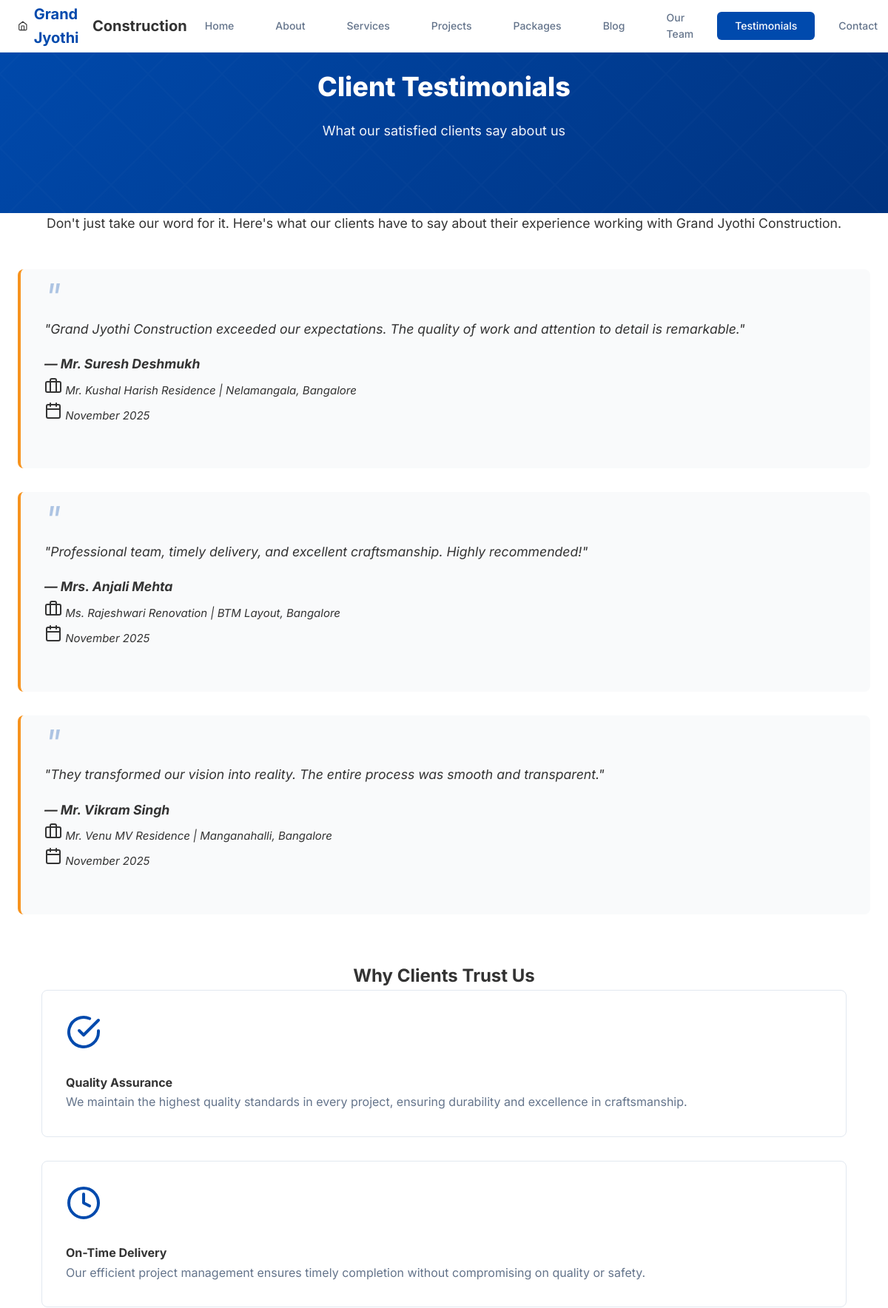
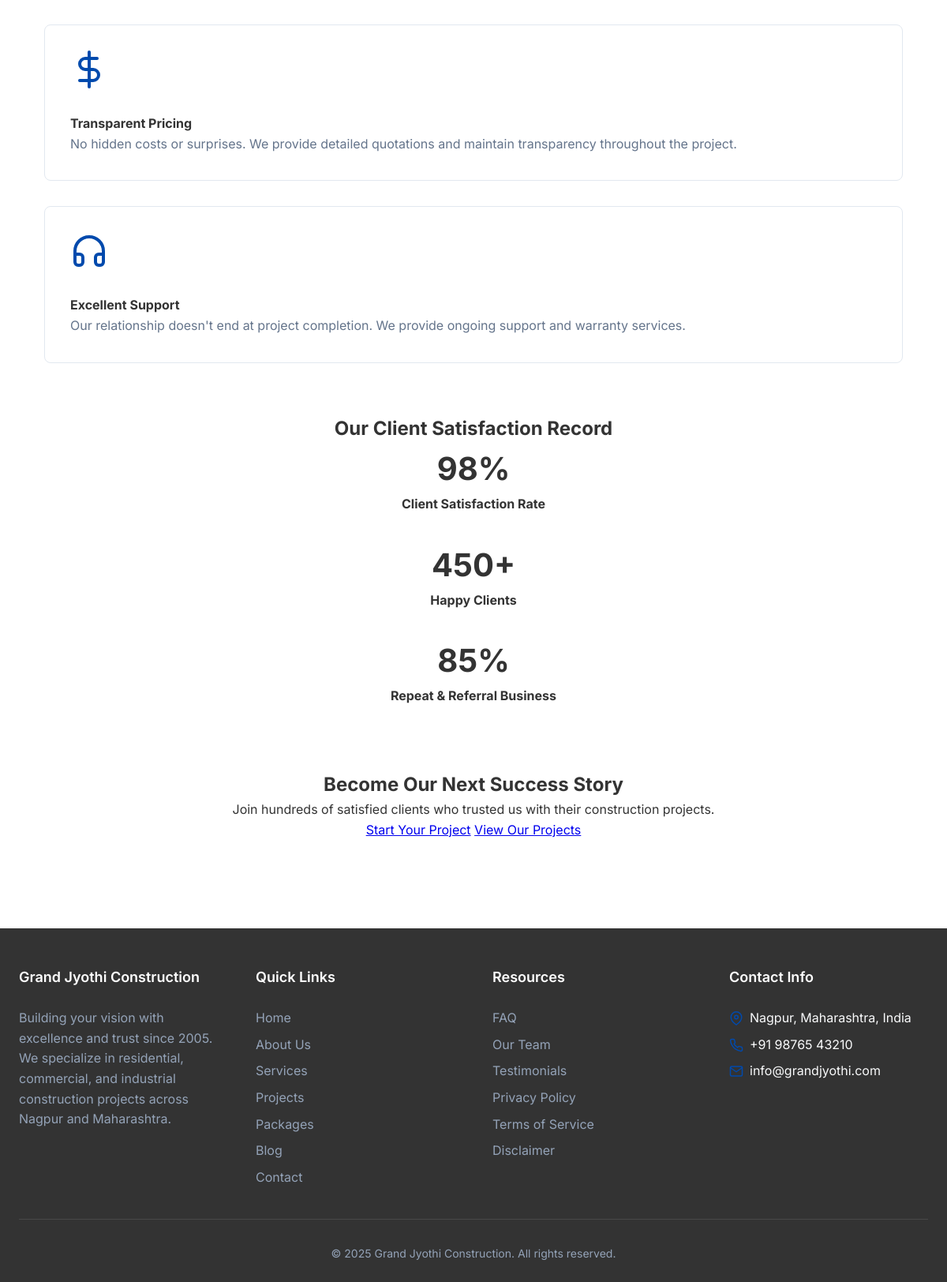
Screenshot of /testimonials.php with the database file from the repository (2 pictures, top to bottom).
### tables this page shows
CREATE TABLE IF NOT EXISTS testimonials (
    id INT AUTO_INCREMENT PRIMARY KEY,
    client_name VARCHAR(255) NOT NULL,
    text TEXT NOT NULL,
    project_id INT NULL,
    created_at TIMESTAMP DEFAULT CURRENT_TIMESTAMP,
    FOREIGN KEY (project_id) REFERENCES projects(id) ON DELETE SET NULL,
    INDEX idx_created (created_at)
);

CREATE TABLE IF NOT EXISTS projects (
    id INT AUTO_INCREMENT PRIMARY KEY,
    title VARCHAR(255) NOT NULL,
    location VARCHAR(255) NOT NULL,
    description TEXT NOT NULL,
    image VARCHAR(255) DEFAULT 'placeholder.jpg',
    completed_on DATE NULL,
    created_at TIMESTAMP DEFAULT CURRENT_TIMESTAMP,
    INDEX idx_created (created_at),
    INDEX idx_completed (completed_on)
);

CREATE TABLE IF NOT EXISTS site_settings (
    id INT AUTO_INCREMENT PRIMARY KEY,
    setting_key VARCHAR(100) NOT NULL UNIQUE,
    setting_value TEXT,
    setting_type VARCHAR(50) DEFAULT 'text',
    updated_at TIMESTAMP DEFAULT CURRENT_TIMESTAMP ON UPDATE CURRENT_TIMESTAMP,
    INDEX idx_key (setting_key)
);

### includes/db.php (called while the page is built, shortened)
<?php
function getDbConnection(): PDO
{
    static $pdo = null;
    if ($pdo === null) {
        $dsn = sprintf(
            'mysql:host=%s;dbname=%s;charset=%s',
            DB_HOST,
            DB_NAME,
            DB_CHARSET
        );
        $options = [
            PDO::ATTR_ERRMODE            => PDO::ERRMODE_EXCEPTION,
            PDO::ATTR_DEFAULT_FETCH_MODE => PDO::FETCH_ASSOC,
            PDO::ATTR_EMULATE_PREPARES   => false,
            PDO::ATTR_PERSISTENT         => false,
        ];
        try {
            $pdo = new PDO($dsn, DB_USER, DB_PASS, $options);
        } catch (PDOException $e) {
            error_log('Database Connection Error: ' . $e->getMessage());
            die('Database connection failed. Please try again later.');
        }
    }
    return $pdo;
}
function executeQuery(string $sql, array $params = []): PDOStatement
{
    $pdo = getDbConnection();
    $stmt = $pdo->prepare($sql);
    $stmt->execute($params);
    return $stmt;
}
function sanitizeOutput($data): string
{
    return htmlspecialchars((string)$data, ENT_QUOTES, 'UTF-8');
}

### includes/settings.php (called while the page is built, shortened)
<?php
function getSetting(string $key, $default = '') {
    try {
        $stmt = executeQuery("SELECT setting_value FROM site_settings WHERE setting_key = ?", [$key]);
        $result = $stmt->fetch(PDO::FETCH_ASSOC);
        return $result ? $result['setting_value'] : $default;
    } catch (PDOException $e) {
        error_log('Get Setting Error: ' . $e->getMessage());
        return $default;
    } catch (Exception $e) {
        error_log('Get Setting Error: ' . $e->getMessage());
        return $default;
    }
}
function getContactInfo(): array {
    return [
        'email' => getSetting('contact_email', 'info@grandjyothi.com'),
        'phone' => getSetting('contact_phone', '+91 98765 43210'),
        'address' => getSetting('contact_address', 'Nagpur, Maharashtra, India'),
    ];
}

### testimonials.php (the view, shortened to what this page needs)
<?php
require_once __DIR__ . '/includes/db.php';
$sql = "SELECT t.*, p.title as project_title, p.location as project_location
        FROM testimonials t
        LEFT JOIN projects p ON t.project_id = p.id
        ORDER BY t.created_at DESC";
$stmt = executeQuery($sql);
$testimonials = $stmt->fetchAll();
require_once __DIR__ . '/includes/header.php';
?>
<header class="hero">
    <div class="container">
        <h1>Client Testimonials</h1>
        <p>What our satisfied clients say about us</p>
    </div>
</header>
<main class="container">
    <section>
        <p style="text-align: center; font-size: 1.1rem; margin-bottom: 3rem;">
            Don't just take our word for it. Here's what our clients have to say about their
            experience working with Grand Jyothi Construction.
        </p>
        <?php if (empty($testimonials)): ?>
            <article>
                <p>Testimonials will be available soon.</p>
            </article>
        <?php else: ?>
            <?php foreach ($testimonials as $testimonial): ?>
                <div class="testimonial">
                    <blockquote>
                        <p style="font-size: 1.1rem; font-style: italic; margin-bottom: 1rem;">
                            "<?= sanitizeOutput($testimonial['text']) ?>"
                        </p>
                        <footer>
                            <strong style="font-size: 1.1rem;">
                                — <?= sanitizeOutput($testimonial['client_name']) ?>
                            </strong>
                            <?php if ($testimonial['project_title']): ?>
                                <br>
                                <small>
                                    <i data-feather="briefcase"></i>
                                    <?= sanitizeOutput($testimonial['project_title']) ?>
                                    <?php if ($testimonial['project_location']): ?>
                                        | <?= sanitizeOutput($testimonial['project_location']) ?>
                                    <?php endif; ?>
                                </small>
                            <?php endif; ?>
                            <br>
                            <small>
                                <i data-feather="calendar"></i>
                                <?= date('F Y', strtotime($testimonial['created_at'])) ?>
                            </small>
                        </footer>
                    </blockquote>
                </div>
            <?php endforeach; ?>
        <?php endif; ?>
    </section>
    <section style="background-color: var(--card-background-color); padding: 2rem; border-radius: 8px;">
        <h2 style="text-align: center;">Why Clients Trust Us</h2>
        <div class="grid">
            <article class="card">
                <i data-feather="check-circle" class="card-icon"></i>
                <h4>Quality Assurance</h4>
                <p>
                    We maintain the highest quality standards in every project, ensuring durability
                    and excellence in craftsmanship.
                </p>
            </article>
            <article class="card">
                <i data-feather="clock" class="card-icon"></i>
                <h4>On-Time Delivery</h4>
                <p>
                    Our efficient project management ensures timely completion without compromising
                    on quality or safety.
                </p>
            </article>
            <article class="card">
                <i data-feather="dollar-sign" class="card-icon"></i>
                <h4>Transparent Pricing</h4>
                <p>
                    No hidden costs or surprises. We provide detailed quotations and maintain
                    transparency throughout the project.
                </p>
            </article>
            <article class="card">
                <i data-feather="headphones" class="card-icon"></i>
                <h4>Excellent Support</h4>
                <p>
                    Our relationship doesn't end at project completion. We provide ongoing support
                    and warranty services.
                </p>
            </article>
        </div>
    </section>
    <section style="text-align: center; padding: 2rem 0;">
        <h2>Our Client Satisfaction Record</h2>
        <div class="grid">
            <div>
                <h3 style="color: var(--primary); font-size: 2.5rem; margin-bottom: 0;">98%</h3>
                <p><strong>Client Satisfaction Rate</strong></p>
            </div>
            <div>
                <h3 style="color: var(--primary); font-size: 2.5rem; margin-bottom: 0;">450+</h3>
                <p><strong>Happy Clients</strong></p>
            </div>
            <div>
                <h3 style="color: var(--primary); font-size: 2.5rem; margin-bottom: 0;">85%</h3>
                <p><strong>Repeat & Referral Business</strong></p>
            </div>
        </div>
    </section>
    <section style="text-align: center; padding: 3rem 0;">
        <h2>Become Our Next Success Story</h2>
        <p>Join hundreds of satisfied clients who trusted us with their construction projects.</p>
        <a href="/constructioninnagpur/contact.php" role="button">Start Your Project</a>
        <a href="/constructioninnagpur/projects.php" role="button" class="secondary">View Our Projects</a>
    </section>
</main>
<?php require_once __DIR__ . '/includes/footer.php'; ?>

### includes/footer.php (shortened to what this page needs)
    <?php
    require_once __DIR__ . '/settings.php';
    $site_name = getSetting('site_name', 'Grand Jyothi Construction');
    $company_desc = getSetting('company_description', 'Building your vision with excellence and trust since 2005.');
    $contact_info = getContactInfo();
    ?>
    <footer class="footer">
        <div class="container">
            <div class="footer-content">
                <div class="footer-section">
                    <h4><?= sanitizeOutput($site_name) ?></h4>
                    <p><?= sanitizeOutput($company_desc) ?></p>
                </div>
                <div class="footer-section">
                    <h4>Quick Links</h4>
                    <ul class="footer-links">
                        <li><a href="/constructioninnagpur/index.php">Home</a></li>
                        <li><a href="/constructioninnagpur/about.php">About Us</a></li>
                        <li><a href="/constructioninnagpur/services.php">Services</a></li>
                        <li><a href="/constructioninnagpur/projects.php">Projects</a></li>
                        <li><a href="/constructioninnagpur/packages.php">Packages</a></li>
                        <li><a href="/constructioninnagpur/blog.php">Blog</a></li>
                        <li><a href="/constructioninnagpur/contact.php">Contact</a></li>
                    </ul>
                </div>
                <div class="footer-section">
                    <h4>Resources</h4>
                    <ul class="footer-links">
                        <li><a href="/constructioninnagpur/faq.php">FAQ</a></li>
                        <li><a href="/constructioninnagpur/team.php">Our Team</a></li>
                        <li><a href="/constructioninnagpur/testimonials.php">Testimonials</a></li>
                        <li><a href="/constructioninnagpur/privacy-policy.php">Privacy Policy</a></li>
                        <li><a href="/constructioninnagpur/terms-of-service.php">Terms of Service</a></li>
                        <li><a href="/constructioninnagpur/disclaimer.php">Disclaimer</a></li>
                    </ul>
                </div>
                <div class="footer-section">
                    <h4>Contact Info</h4>
                    <div class="footer-contact">
                        <i data-feather="map-pin"></i>
                        <span><?= sanitizeOutput($contact_info['address']) ?></span>
                    </div>
                    <div class="footer-contact">
                        <i data-feather="phone"></i>
                        <span><?= sanitizeOutput($contact_info['phone']) ?></span>
                    </div>
                    <div class="footer-contact">
                        <i data-feather="mail"></i>
                        <span><?= sanitizeOutput($contact_info['email']) ?></span>
                    </div>
                </div>
            </div>
            <div class="footer-bottom">
                <p>&copy; <?= date('Y') ?> <?= sanitizeOutput($site_name) ?>. All rights reserved.</p>
            </div>
        </div>
    </footer>
</body>
</html>

### assets/css/style.css (style rules this page uses)
:root { --primary-blue: #004AAD; --primary-blue-hover: #003a8c; --primary-orange: #F7931E; --primary-orange-hover: #e07d0a; --text-dark: #333333; --text-gray: #64748b; --text-light: #94a3b8; --bg-white: #ffffff; --bg-light: #F9FAFB; --bg-gray: #f1f5f9; --border-color: #e2e8f0; --shadow-sm: 0 1px 2px 0 rgba(0, 0, 0, 0.05); --shadow-md: 0 4px 6px -1px rgba(0, 0, 0, 0.1); --shadow-lg: 0 10px 15px -3px rgba(0, 0, 0, 0.1); --shadow-xl: 0 20px 25px -5px rgba(0, 0, 0, 0.1); --spacing-xs: 0.5rem; --spacing-sm: 1rem; --spacing-md: 1.5rem; --spacing-lg: 2rem; --spacing-xl: 3rem; --spacing-2xl: 4rem; --radius-sm: 4px; --radius-md: 6px; --radius-lg: 8px; --radius-xl: 12px; --radius-full: 9999px; --font-base: 'Inter', -apple-system, BlinkMacSystemFont, 'Segoe UI', sans-serif; --font-size-sm: 0.875rem; --font-size-base: 1rem; --font-size-lg: 1.125rem; --font-size-xl: 1.25rem; --font-size-2xl: 1.5rem; --font-size-3xl: 1.875rem; --font-size-4xl: 2.25rem; }
* { margin: 0; padding: 0; box-sizing: border-box; }
body { font-family: var(--font-base); font-size: var(--font-size-base); line-height: 1.6; color: var(--text-dark); background-color: var(--bg-white); -webkit-font-smoothing: antialiased; -moz-osx-font-smoothing: grayscale; }
.hero { background: linear-gradient(135deg, var(--primary-blue) 0%, #003380 100%); color: white; padding: 6rem 0 4rem; text-align: center; position: relative; overflow: hidden; }
.hero::before { content: ''; position: absolute; top: 0; left: 0; right: 0; bottom: 0; opacity: 0.3; }
.hero h1 { font-size: var(--font-size-4xl); font-weight: 800; margin-bottom: var(--spacing-md); line-height: 1.2; }
.hero p { font-size: var(--font-size-lg); margin-bottom: var(--spacing-lg); opacity: 0.95; }
.container { max-width: 1200px; margin: 0 auto; padding: 0 var(--spacing-md); }
.grid { display: grid; gap: var(--spacing-lg); }
.card { background-color: var(--bg-white); border: 1px solid var(--border-color); border-radius: var(--radius-lg); padding: var(--spacing-lg); transition: all 0.3s ease; }
.card-icon { width: 48px; height: 48px; color: var(--primary-blue); margin-bottom: var(--spacing-md); }
.card p { color: var(--text-gray); line-height: 1.7; }
.testimonial { background-color: var(--bg-light); padding: var(--spacing-lg); border-radius: var(--radius-lg); border-left: 4px solid var(--primary-orange); margin-bottom: var(--spacing-lg); }
.testimonial blockquote { font-size: var(--font-size-lg); font-style: italic; color: var(--text-dark); margin-bottom: var(--spacing-md); line-height: 1.8; }
.testimonial blockquote::before { content: '"'; font-size: 3rem; color: var(--primary-blue); opacity: 0.3; line-height: 0; }
.footer { background-color: var(--text-dark); color: var(--bg-light); padding: var(--spacing-xl) 0 var(--spacing-md); margin-top: var(--spacing-2xl); }
.footer-content { display: grid; grid-template-columns: repeat(auto-fit, minmax(250px, 1fr)); gap: var(--spacing-xl); margin-bottom: var(--spacing-lg); }
.footer-section h4 { color: var(--bg-white); font-size: var(--font-size-lg); font-weight: 600; margin-bottom: var(--spacing-md); }
.footer-section p, .footer-bottom p { margin: 0; color: var(--text-light); }
.footer-links { list-style: none; }
.footer-links li { margin-bottom: var(--spacing-xs); }
.footer-links a { color: var(--text-light); text-decoration: none; transition: color 0.2s ease; }
.footer-contact { display: flex; align-items: center; gap: var(--spacing-xs); margin-bottom: var(--spacing-xs); }
.footer-contact svg { width: 18px; height: 18px; color: var(--primary-blue); }
.footer-bottom { text-align: center; padding-top: var(--spacing-lg); border-top: 1px solid rgba(255, 255, 255, 0.1); color: var(--text-light); font-size: var(--font-size-sm); }

### rows the page displays
testimonials: text "Grand Jyothi Construction exceeded our expectations. The quality of work and attention to detail is remarkable.", client_name "Mr. Suresh Deshmukh", project.title "Mr. Kushal Harish Residence", project.location "Nelamangala, Bangalore", created_at "November 2025"
testimonials: text "Professional team, timely delivery, and excellent craftsmanship. Highly recommended!", client_name "Mrs. Anjali Mehta", project.title "Ms. Rajeshwari Renovation", project.location "BTM Layout, Bangalore", created_at "November 2025"
testimonials: text "They transformed our vision into reality. The entire process was smooth and transparent.", client_name "Mr. Vikram Singh", project.title "Mr. Venu MV Residence", project.location "Manganahalli, Bangalore", created_at "November 2025"
site_settings: setting_value "Grand Jyothi Construction"
site_settings: setting_value "Building your vision with excellence and trust since 2005. We specialize in residential, commercial, and industrial construction projects across Nagpur and Maharashtra."

### other values shown
sanitizeOutput($contact_info['address']) "Nagpur, Maharashtra, India"
sanitizeOutput($contact_info['phone']) "+91 98765 43210"
sanitizeOutput($contact_info['email']) "info@grandjyothi.com"
